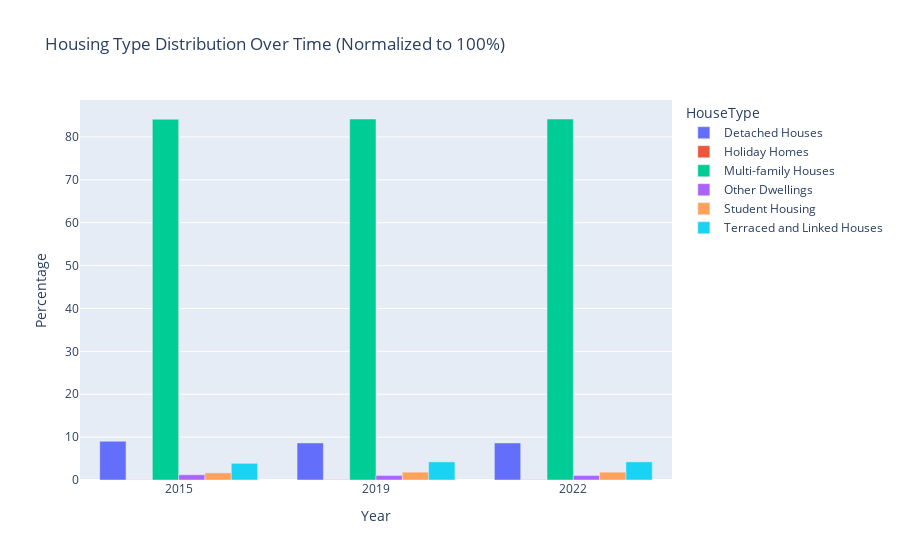

Here is the notebook cell this chart was saved with:
### Code cell
# Aggregate by Year and HouseType
df_housing_type_grouped = df_housing_type_long.groupby(['Year', 'HouseType'])['Count'].sum().reset_index()

# Normalize counts to percentages per year
df_housing_type_grouped['Percentage'] = df_housing_type_grouped.groupby('Year')['Count'].transform(lambda x: 100 * x / x.sum())

# Plot percentages
fig = px.bar(
    df_housing_type_grouped,
    x='Year',
    y='Percentage',
    color='HouseType',
    barmode='group',  # For percentages, stacked bars might make more sense
    title='Housing Type Distribution Over Time (Normalized to 100%)'
)

# Sort years
fig.update_layout(
    xaxis=dict(
        categoryorder='array',
        categoryarray=sorted(df_housing_type_grouped['Year'].unique())
    )
)

fig.show()

### Figure 1 — Plotly figure (JSON) as saved in the notebook; plotly's stock layout.template omitted (floating-point values rounded to 4 significant figures)
{"data": [{"alignmentgroup": "True", "hovertemplate": "HouseType=Detached Houses<br>Year=%{x}<br>Percentage=%{y}<extra></extra>", "legendgroup": "Detached Houses", "marker": {"color": "#636efa", "pattern": {"shape": ""}}, "name": "Detached Houses", "offsetgroup": "Detached Houses", "orientation": "v", "showlegend": true, "textposition": "auto", "type": "bar", "x": ["2015", "2019", "2022"], "xaxis": "x", "y": [9.039, 8.64, 8.64], "yaxis": "y"}, {"alignmentgroup": "True", "hovertemplate": "HouseType=Holiday Homes<br>Year=%{x}<br>Percentage=%{y}<extra></extra>", "legendgroup": "Holiday Homes", "marker": {"color": "#EF553B", "pattern": {"shape": ""}}, "name": "Holiday Homes", "offsetgroup": "Holiday Homes", "orientation": "v", "showlegend": true, "textposition": "auto", "type": "bar", "x": ["2015", "2019", "2022"], "xaxis": "x", "y": [0.06214, 0.07144, 0.07144], "yaxis": "y"}, {"alignmentgroup": "True", "hovertemplate": "HouseType=Multi-family Houses<br>Year=%{x}<br>Percentage=%{y}<extra></extra>", "legendgroup": "Multi-family Houses", "marker": {"color": "#00cc96", "pattern": {"shape": ""}}, "name": "Multi-family Houses", "offsetgroup": "Multi-family Houses", "orientation": "v", "showlegend": true, "textposition": "auto", "type": "bar", "x": ["2015", "2019", "2022"], "xaxis": "x", "y": [84.13, 84.18, 84.18], "yaxis": "y"}, {"alignmentgroup": "True", "hovertemplate": "HouseType=Other Dwellings<br>Year=%{x}<br>Percentage=%{y}<extra></extra>", "legendgroup": "Other Dwellings", "marker": {"color": "#ab63fa", "pattern": {"shape": ""}}, "name": "Other Dwellings", "offsetgroup": "Other Dwellings", "orientation": "v", "showlegend": true, "textposition": "auto", "type": "bar", "x": ["2015", "2019", "2022"], "xaxis": "x", "y": [1.216, 1.054, 1.054], "yaxis": "y"}, {"alignmentgroup": "True", "hovertemplate": "HouseType=Student Housing<br>Year=%{x}<br>Percentage=%{y}<extra></extra>", "legendgroup": "Student Housing", "marker": {"color": "#FFA15A", "pattern": {"shape": ""}}, "name": "Student Housing", "offsetgroup": "Student Housing", "orientation": "v", "showlegend": true, "textposition": "auto", "type": "bar", "x": ["2015", "2019", "2022"], "xaxis": "x", "y": [1.66, 1.83, 1.83], "yaxis": "y"}, {"alignmentgroup": "True", "hovertemplate": "HouseType=Terraced and Linked Houses<br>Year=%{x}<br>Percentage=%{y}<extra></extra>", "legendgroup": "Terraced and Linked Houses", "marker": {"color": "#19d3f3", "pattern": {"shape": ""}}, "name": "Terraced and Linked Houses", "offsetgroup": "Terraced and Linked Houses", "orientation": "v", "showlegend": true, "textposition": "auto", "type": "bar", "x": ["2015", "2019", "2022"], "xaxis": "x", "y": [3.896, 4.224, 4.224], "yaxis": "y"}], "layout": {"barmode": "group", "legend": {"title": {"text": "HouseType"}, "tracegroupgap": 0}, "title": {"text": "Housing Type Distribution Over Time (Normalized to 100%)"}, "xaxis": {"anchor": "y", "categoryarray": ["2015", "2019", "2022"], "categoryorder": "array", "domain": [0, 1], "title": {"text": "Year"}}, "yaxis": {"anchor": "x", "domain": [0, 1], "title": {"text": "Percentage"}}}}
